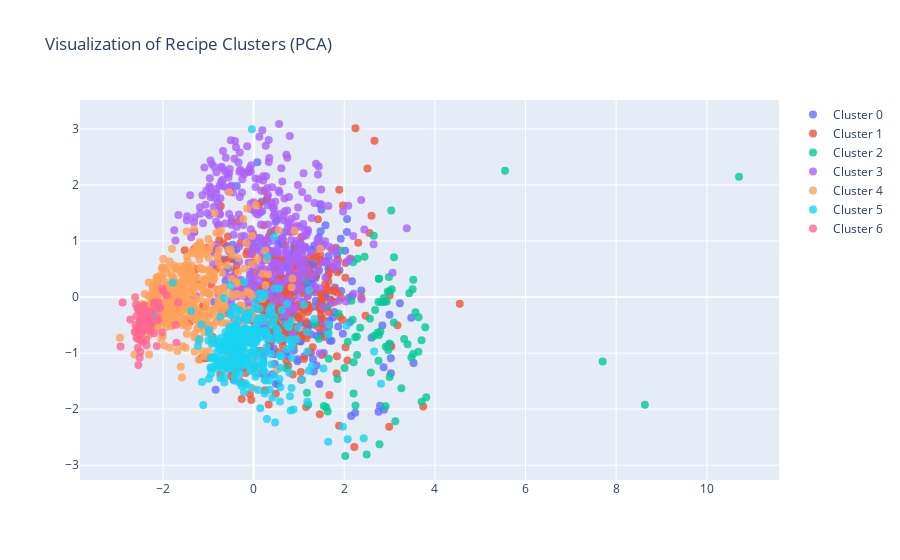

The notebook cell saved with this chart:
### Code cell
pca = PCA(n_components=2)
plot_data = pca.fit_transform(reduced_data)

fig = go.Figure()

recipe_names = [recipe["name"] for recipe in recipes]

for i in range(optimal_clusters):
    cluster_data = plot_data[cluster_labels == i]
    fig.add_trace(
        go.Scatter(
            x=cluster_data[:, 0],
            y=cluster_data[:, 1],
            mode="markers",
            marker=dict(
                size=8,
                opacity=0.8,
            ),
            name=f"Cluster {i}",
            text=[
                recipe_names[j]
                for j in range(len(recipe_names))
                if cluster_labels[j] == i
            ],  # Display recipe names on hover
        )
    )

fig.update_layout(title_text="Visualization of Recipe Clusters (PCA)")
fig.show()

### Figure 1 — Plotly figure (JSON) as saved in the notebook; plotly's stock layout.template omitted (floating-point values rounded to 4 significant figures; data arrays with more than 128 entries replaced by an {"elided": "..."} marker saying what was removed)
{"data": [{"marker": {"opacity": 0.8, "size": 8}, "mode": "markers", "name": "Cluster 0", "text": {"elided": "259 str values"}, "type": "scatter", "x": {"elided": "259 float values"}, "y": {"elided": "259 float values"}}, {"marker": {"opacity": 0.8, "size": 8}, "mode": "markers", "name": "Cluster 1", "text": {"elided": "328 str values"}, "type": "scatter", "x": {"elided": "328 float values"}, "y": {"elided": "328 float values"}}, {"marker": {"opacity": 0.8, "size": 8}, "mode": "markers", "name": "Cluster 2", "text": ["How to Cook Easy Pork Afritada", "Cheesy Pork Caldereta", "Panlasang Pinoy Special Pancit Canton", "Easy Chicken Ala King", "Eggplant with Ground Pork in Oyster Sauce", "Chicken Afritada sa Gata", "Pepper Pork Belly Recipe", "Veggie Balls with Manong Sauce", "Crab and Corn Chopsuey", "Amazing Cabbage Recipe", "Upo Recipes (bottle gourd)", "Sotanghon Guisado", "Easy Sisig Recipes", "The Only Filipino Spaghetti Recipe That I Trust for the Holidays", "Christmas Chicken Curry", "All Out Pancit Canton", "Chicken Mechado", "Pinoy Chicken Curry Recipe", "Filipino Style Escabeche", "Malapot na Pininyahang Manok", "Bagnet Pancit Canton", "Sinarsahang Manok", "Chopsuey with Chicken and Broccoli", "Pork Caldereta Recipe", "Chop Suey", "Pineapple Chicken Afritada", "Filipino Vinegar Dipping Sauce", "Mutya ng Cavite", "Goto Laman Loob and Tokwat Baboy", "Filipino Beef Caldereta (Pulutan Style)", "Pininyahang Manok sa Gata", "Sweet and Sour Tilapia", "Chicken Hinalang (Halang-halang na Manok)", "Seafood Curry", "Spareribs Kaldereta", "Chicken Caldereta Recipe", "Beef Kaldereta sa Gata with Peanut Butter", "Pinoy Style Pork and Chicken Curry", "Creamy Chicken Pastel", "Sweet and Sour Pork Recipe", "Ginisang Togue Recipe", "Seared Shrimp Macaroni Salad with Roasted Bell Pepper", "Super Tasty Chop Suey", "Beef Kaldereta Recipe", "Kaldereta sa Gata", "Ginisang Repolyo with Chicken", "Filipino Style Chicken Curry Recipe", "Spicy Pork Kaldereta Recipe", "Chicken ala King Recipe", "Classic Macaroni Salad Recipe", "Filipino Shrimp Curry Recipe", "Healthy Chicken Menudo", "Home Fries Recipe", "Stuffed Beef and Pork Burger Patties", "Special Pork Kaldereta", "Pinoy Spaghetti Recipe", "Chopsuey Stir Fry", "Ginisang Reployo with Giniling", "Super Special Chopsuey", "Spicy Calderetang Kambing with Peanut Butter (Goat Meat Caldereta)", "Sweet and Sour Red Snapper", "Pork Menudo with Ham Recipe", "Saucy Pancit Canton", "How To Cook Beef Kaldereta", "Chicken Afritada with Bell Pepper", "How to Cook Special Pancit Canton ala Corazon", "How to Cook Papaya Atchara", "Easy Sweet and Sour Sauce", "Pork Giniling Kaldereta Recipe", "Shrimp Pancit Canton Recipe", "Sarciadong Itlog Recipe", "Quick and Easy Beef and Pepper Stir Fry", "Kalderetang Kambing (Goat Stew)", "Sweet and Sour Mahi-mahi", "Easy Afritada", "Easy Sweet and Sour Ikea Meatbal", "Easy Grilled Vegetables", "Grilled Pork Chop with Mango Salsa", "Chicken Fajita Recipe", "Tortang Giniling Recipe", "Chop Suey"], "type": "scatter", "x": [2.936, 3.507, 3.036, 2.006, 3.522, 2.156, 3.433, 7.701, 2.819, 2.871, 10.71, 2.65, 8.634, 2.997, 1.851, 3.047, 1.908, 1.658, 2.567, 2.68, 3.096, 2.446, 3.009, 3.093, 2.764, 2.985, 3.706, 1.602, 5.547, 3.639, 2.077, 2.278, 3.571, 2.755, 2.754, 1.147, 3.001, 2.729, 2.282, 1.338, 2.242, 1.549, 2.65, 2.184, 2.96, 2.766, 2.351, 1.439, 1.205, 1.634, 3.125, 3.481, 2.248, 2.021, 3.52, 3.396, 2.205, 2.972, 3.787, 3.26, 1.439, 1.617, 2.292, 3.809, 3.321, 2.194, 0.7157, 0.4951, 3.635, 3.708, 2.586, 2.915, 2.207, 1.871, 2.795, 1.65, 1.177, 2.494, 2.777, 2.911, 2.764], "y": [-0.07875, 0.1398, 1.546, -1.264, 0.3103, -0.06537, 0.06798, -1.151, -0.08613, -0.01747, 2.148, 1.093, -1.922, -0.828, -1.462, 0.1387, 0.8299, -1.101, -0.3886, -0.2307, 0.709, 0.7188, 0.1043, -0.4554, 0.328, 0.3597, -0.7708, -1.968, 2.256, -0.3579, -0.7974, -0.7051, -0.2702, -1.136, -0.088, 0.2918, -1.425, -0.6347, -1.034, -0.4663, -0.7172, -1.945, -0.6937, -0.4047, 0.1014, -0.6779, -0.5471, 0.4652, -1.923, -2.041, -2.217, -1.077, -1.935, -2.836, -1.014, -0.8411, -1.722, -0.9433, -0.5365, -1.627, -0.7444, -0.1687, 0.6827, -1.789, -0.7485, 0.6219, -1.271, -0.5439, -0.9768, -1.87, -1.348, -0.885, -1.161, -0.2912, -0.6127, -0.6323, -1.708, -2.81, -2.627, -1.947, 0.328]}, {"marker": {"opacity": 0.8, "size": 8}, "mode": "markers", "name": "Cluster 3", "text": {"elided": "374 str values"}, "type": "scatter", "x": {"elided": "374 float values"}, "y": {"elided": "374 float values"}}, {"marker": {"opacity": 0.8, "size": 8}, "mode": "markers", "name": "Cluster 4", "text": {"elided": "447 str values"}, "type": "scatter", "x": {"elided": "447 float values"}, "y": {"elided": "447 float values"}}, {"marker": {"opacity": 0.8, "size": 8}, "mode": "markers", "name": "Cluster 5", "text": {"elided": "317 str values"}, "type": "scatter", "x": {"elided": "317 float values"}, "y": {"elided": "317 float values"}}, {"marker": {"opacity": 0.8, "size": 8}, "mode": "markers", "name": "Cluster 6", "text": ["Air Fried Peach Mango Pie", "Bibingka Recipe", "Banana Bread Recipe", "Banana Fritter Recipe", "Mayo Brownies", "Chocolate Crinkle Cookies", "Puto Cake", "Bibingka Muffins", "Panlasang Pinoy Bibingkang Galapong", "Buttermilk Waffles", "Moist Banana Bread with Raisins", "Mini Banana Cake with Walnuts for Kids", "Leche Puto Recipe", "Cheese Puto Recipe", "Oat Bran Chocolate Chip Cookie", "Microwave Brownie in a Bowl", "Apple Cake Recipe", "Dark Chocolate Banana Bread", "How to Make Cornbread for Beginners", "Oatmeal Chocolate Chip Cookies", "Buttered Puto", "Pumpkin Muffins", "Brownies Recipe", "How to Make Brownies", "Gluten Free Banana Bread with Almonds Recipe", "Sweet Potato Casserole", "White Chocolate Chip Cookie", "Delicious Whole Wheat Pancakes", "Yummy Blueberry Pancake Recipe", "Easy Banana Muffin", "Lemon Cupcake with Cream Cheese Frosting", "Buttermilk Cornbread", "Pineapple Cake", "Buttermilk Pancakes", "Peach Pie Recipe", "Red Velvet Cupcake Recipe", "Ghostly Dark Chocolate Cupcake", "Chocolate Cupcake with Cream Cheese Frosting", "Sausage and Egg Waffle Sandwich", "Raisin Bran Muffin Recipe", "Fudge Brownies", "Banana Nut Muffin", "Chocolate Chip Cookie Recipe", "Jelly Roll", "Blueberry Muffins Recipe", "Cornbread Recipe", "Angel Food Cake with Strawberries", "Pineapple Upside Down Cake", "Pumpkin Pie", "Fruity Prune Cake", "Black Forest Cupcake Recipe", "Apple Pie Recipe", "Chocolate Graham Cupcake", "Sweet Potato Pie Recipe", "Sugar Cookie Recipe", "Cornbread Muffin Recipe", "Oatmeal Cookies", "Egg Pie Recipe", "Brownies with Walnuts", "Custard Cake Recipe", "Food for the Gods Recipe", "Vanilla Chiffon Cake", "Carrot Cake Recipe", "Chocolate Cupcake Recipe", "Ensaymada Recipe", "Pandesal", "Crema de Fruta Recipe"], "type": "scatter", "x": [-2.197, -2.546, -2.018, -2.1, -2.446, -2.291, -2.452, -2.5, -2.283, -2.528, -1.996, -2.323, -2.536, -2.484, -2.722, -2.257, -2.342, -1.916, -2.275, -2.615, -2.115, -1.668, -2.284, -2.37, -2.068, -2.493, -2.375, -2.193, -2.245, -2.508, -2.607, -2.367, -2.624, -2.55, -2.019, -2.556, -2.608, -2.937, -2.587, -2.413, -2.389, -2.118, -2.584, -2.599, -2.242, -2.455, -2.437, -2.514, -1.703, -2.263, -2.568, -2.192, -2.472, -1.717, -2.496, -2.364, -2.138, -2.489, -2.461, -2.892, -2.515, -2.386, -2.516, -2.489, -2.479, -2.108, -2.375], "y": [-0.1149, -1.212, 0.1472, -0.09855, -0.59, -0.4313, -0.7951, -0.9824, -0.4077, -0.6024, 0.1073, -0.551, -0.2373, -0.3252, -0.4007, -0.2724, -0.3746, 0.03472, -0.6153, -0.002284, -0.2146, -0.09697, -0.5624, -0.7584, -0.1926, -0.2036, -0.4553, -0.6458, -0.4446, -0.5914, -0.6129, -0.3775, -0.6249, -0.7461, -0.6264, -0.9035, -0.5004, -0.8831, -0.7278, -0.151, -0.447, -0.367, -0.3378, -0.1337, -0.4719, -0.6197, -0.2782, -0.4325, -0.8137, -0.2427, -0.1932, -0.09234, -0.1767, -0.4933, -0.4616, -0.8608, -0.8736, -0.3914, -0.7734, -0.09603, -0.5152, -0.2752, -1.081, -0.6484, -0.7731, -0.4116, -0.2536]}], "layout": {"title": {"text": "Visualization of Recipe Clusters (PCA)"}}}
